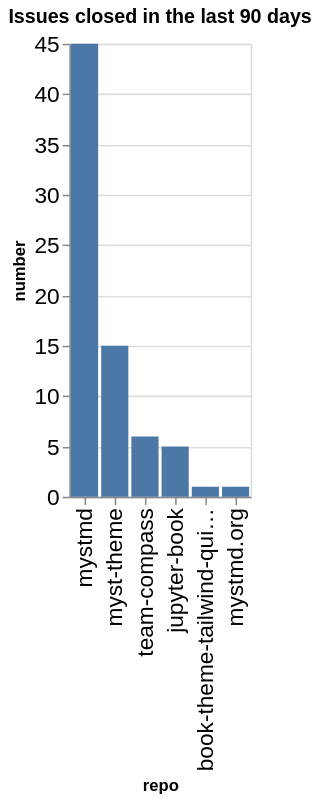

Write notebook code for a chart like this one.
### Code cell
closed_counts = closed.groupby(['org', 'repo']).count()['number'].reset_index()
closed_counts['org/repo'] = closed_counts.apply(lambda a: a['org'] + '/' + a['repo'], axis=1)
sorted_vals = closed_counts.sort_values(['number'], ascending=False)['repo'].values
alt.Chart(data=closed_counts, title=f"Issues closed in the last {n_days} days").mark_bar().encode(
    x=alt.X('repo', sort=alt.Sort(sorted_vals.tolist())),
    y='number',
)

### Figure 1 — Vega-Lite specification as saved in the notebook (floating-point values rounded to 4 significant figures)
{"config": {"axisLeft": {"labelFontSize": 15}, "axisBottom": {"labelFontSize": 15}}, "data": {"name": "data-b5bd3ff125232a773e2b7c619ee76b63"}, "mark": {"type": "bar"}, "encoding": {"x": {"field": "repo", "sort": ["mystmd", "myst-theme", "team-compass", "jupyter-book", "book-theme-tailwind-quickstart", "mystmd.org"], "type": "nominal"}, "y": {"field": "number", "type": "quantitative"}}, "title": "Issues closed in the last 90 days", "$schema": "https://vega.github.io/schema/vega-lite/v5.20.1.json", "datasets": {"data-b5bd3ff125232a773e2b7c619ee76b63": [{"org": "jupyter-book", "repo": "book-theme-tailwind-quickstart", "number": 1, "org/repo": "jupyter-book/book-theme-tailwind-quickstart"}, {"org": "jupyter-book", "repo": "jupyter-book", "number": 5, "org/repo": "jupyter-book/jupyter-book"}, {"org": "jupyter-book", "repo": "myst-theme", "number": 15, "org/repo": "jupyter-book/myst-theme"}, {"org": "jupyter-book", "repo": "mystmd", "number": 45, "org/repo": "jupyter-book/mystmd"}, {"org": "jupyter-book", "repo": "mystmd.org", "number": 1, "org/repo": "jupyter-book/mystmd.org"}, {"org": "jupyter-book", "repo": "team-compass", "number": 6, "org/repo": "jupyter-book/team-compass"}]}}
